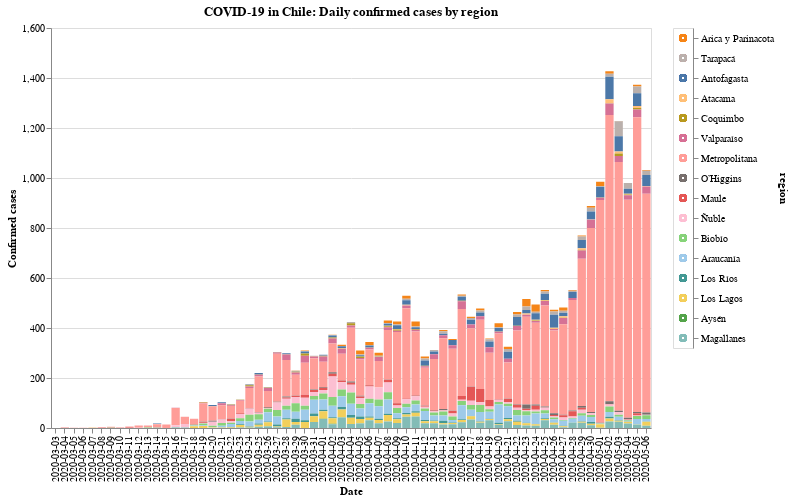

Here is the notebook cell this chart was saved with:
### Code cell
#hide_input
input_dropdown = alt.binding_select(options=data['region'].unique())
selection1 = alt.selection_single(fields=['region'], bind=input_dropdown, name=' ')
selection2 = alt.selection_multi(fields=['region'], on='mouseover')
color = alt.condition(selection1 | selection2,
                    alt.Color('region:N', scale=alt.Scale(scheme='tableau20'), legend=None),
                    alt.value('lightgray'))

chart = alt.Chart(data).mark_bar().encode(
    x=alt.X('date:O', axis=alt.Axis(title='Date')),
    y=alt.Y('casos', axis=alt.Axis(title='Confirmed cases')),
    color=color,
    tooltip=['date', 'region', 'casos'],
    order=alt.Order(
    # Sort the segments of the bars by this field
    'codigo region',
    sort='descending'
    )
).properties(
    title='COVID-19 in Chile: Daily confirmed cases by region'
).add_selection(
    selection1, selection2
).transform_filter(
    selection1
)

legend = alt.Chart(data).mark_point().encode(
    y=alt.Y('region:N', axis=alt.Axis(orient='right'), sort=regiones),
    color=color
).add_selection(
    selection1, selection2
)

chart.properties(width=600, height=400) | legend

### Figure 1 — Vega-Lite specification as saved in the notebook (floating-point values rounded to 4 significant figures; data arrays with more than 128 entries replaced by an {"elided": "..."} marker saying what was removed)
{"config": {"view": {"continuousWidth": 400, "continuousHeight": 300}}, "hconcat": [{"mark": "bar", "encoding": {"color": {"condition": {"type": "nominal", "field": "region", "legend": null, "scale": {"scheme": "tableau20"}, "selection": {"or": [" ", "selector006"]}}, "value": "lightgray"}, "order": {"type": "quantitative", "field": "codigo region", "sort": "descending"}, "tooltip": [{"type": "nominal", "field": "date"}, {"type": "nominal", "field": "region"}, {"type": "quantitative", "field": "casos"}], "x": {"type": "ordinal", "axis": {"title": "Date"}, "field": "date"}, "y": {"type": "quantitative", "axis": {"title": "Confirmed cases"}, "field": "casos"}}, "height": 400, "selection": {" ": {"type": "single", "fields": ["region"], "bind": {"input": "select", "options": ["Arica y Parinacota", "Tarapacá", "Antofagasta", "Atacama", "Coquimbo", "Valparaíso", "Metropolitana", "O’Higgins", "Maule", "Ñuble", "Biobío", "Araucanía", "Los Ríos", "Los Lagos", "Aysén", "Magallanes"]}}, "selector006": {"type": "multi", "fields": ["region"], "on": "mouseover"}}, "title": "COVID-19 in Chile: Daily confirmed cases by region", "transform": [{"filter": {"selection": " "}}], "width": 600}, {"mark": "point", "encoding": {"color": {"condition": {"type": "nominal", "field": "region", "legend": null, "scale": {"scheme": "tableau20"}, "selection": {"or": [" ", "selector006"]}}, "value": "lightgray"}, "y": {"type": "nominal", "axis": {"orient": "right"}, "field": "region", "sort": ["Arica y Parinacota", "Tarapacá", "Antofagasta", "Atacama", "Coquimbo", "Valparaíso", "Metropolitana", "O’Higgins", "Maule", "Ñuble", "Biobío", "Araucanía", "Los Ríos", "Los Lagos", "Aysén", "Magallanes"]}}, "selection": {" ": {"type": "single", "fields": ["region"], "bind": {"input": "select", "options": ["Arica y Parinacota", "Tarapacá", "Antofagasta", "Atacama", "Coquimbo", "Valparaíso", "Metropolitana", "O’Higgins", "Maule", "Ñuble", "Biobío", "Araucanía", "Los Ríos", "Los Lagos", "Aysén", "Magallanes"]}}, "selector006": {"type": "multi", "fields": ["region"], "on": "mouseover"}}}], "data": {"name": "data-b862e19147ceb67c0261605025cfc9e5"}, "$schema": "https://vega.github.io/schema/vega-lite/v4.8.1.json", "datasets": {"data-b862e19147ceb67c0261605025cfc9e5": {"elided": "1040 records"}}}
